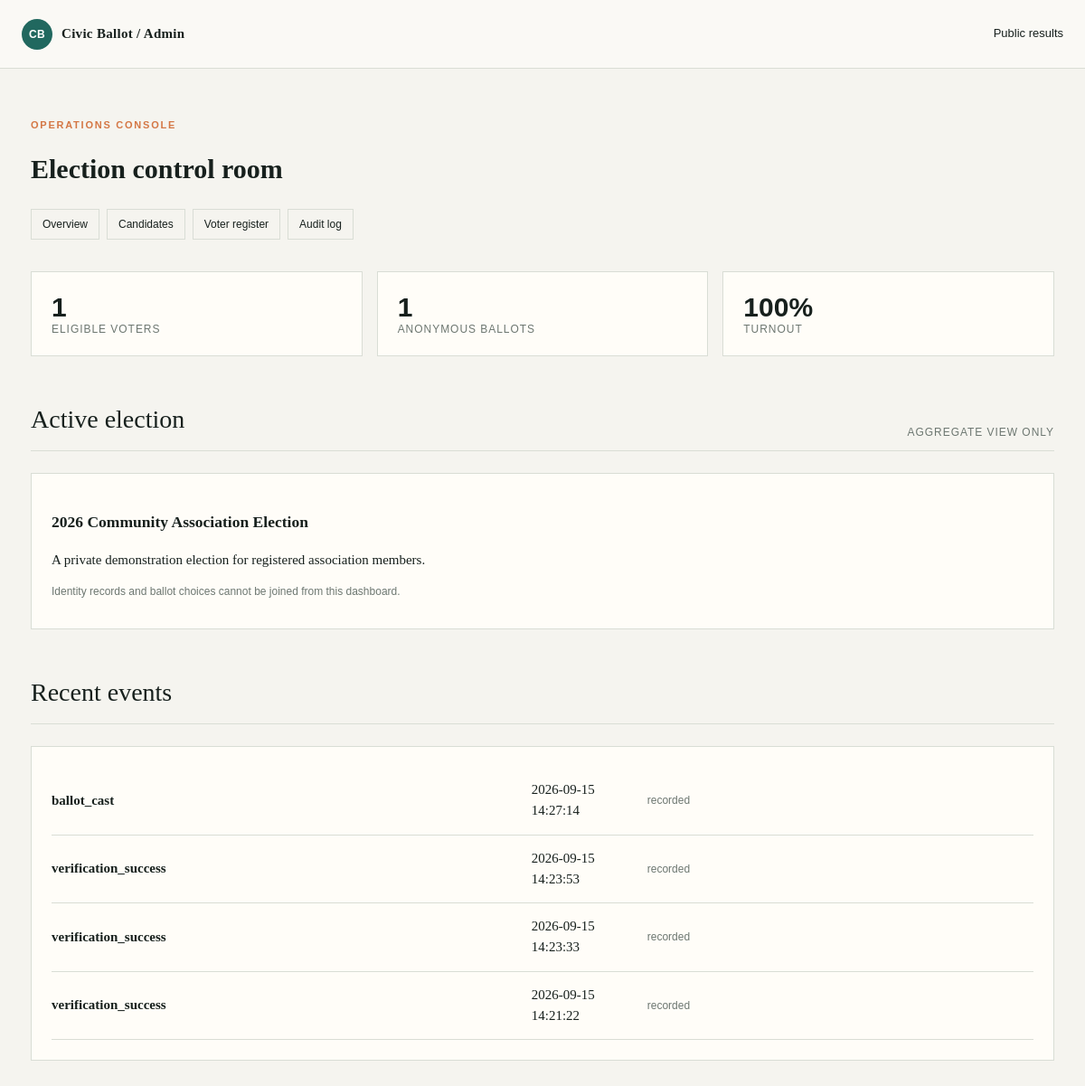
The app's page /admin/index.php with its own data.
### tables this page shows
CREATE TABLE `elections` (
  `id` int(10) UNSIGNED NOT NULL,
  `title` varchar(160) NOT NULL,
  `description` text NOT NULL,
  `opens_at` datetime NOT NULL,
  `closes_at` datetime NOT NULL,
  `status` enum('draft','open','closed') NOT NULL DEFAULT 'draft',
  `results_mode` enum('live','after_close') NOT NULL DEFAULT 'after_close',
  `created_at` timestamp NOT NULL DEFAULT current_timestamp()
);

CREATE TABLE `audit_logs` (
  `id` bigint(20) UNSIGNED NOT NULL,
  `actor_type` enum('voter','admin','system') NOT NULL,
  `actor_reference` varchar(80) DEFAULT NULL,
  `event_type` varchar(80) NOT NULL,
  `metadata` longtext DEFAULT NULL CHECK (json_valid(`metadata`)),
  `ip_hash` char(64) DEFAULT NULL,
  `created_at` timestamp NOT NULL DEFAULT current_timestamp()
);

### config/database.php (called while the page is built, shortened)
<?php
function db(): PDO
{
    static $pdo;
    if ($pdo instanceof PDO) {
        return $pdo;
    }
    $host = getenv('DB_HOST') ?: '127.0.0.1';
    $name = getenv('DB_NAME') ?: 'civic_ballot';
    $user = getenv('DB_USER') ?: 'civic_ballot';
    $pass = getenv('DB_PASS') ?: 'civic_ballot';
    $pdo = new PDO(
        "mysql:host={$host};dbname={$name};charset=utf8mb4",
        $user,
        $pass,
        [
            PDO::ATTR_ERRMODE => PDO::ERRMODE_EXCEPTION,
            PDO::ATTR_DEFAULT_FETCH_MODE => PDO::FETCH_ASSOC,
            PDO::ATTR_EMULATE_PREPARES => false,
        ]
    );
    return $pdo;
}

### config/app.php (called while the page is built, shortened)
<?php
require_once __DIR__ . '/database.php';
function e(string $value): string { return htmlspecialchars($value, ENT_QUOTES, 'UTF-8'); }
function current_election(): array
{
    $stmt = db()->query("SELECT * FROM elections WHERE status = 'open' ORDER BY opens_at DESC LIMIT 1");
    return $stmt->fetch() ?: [];
}

### admin/index.php (the view)
<?php
require_once '../config/app.php'; $pageTitle = 'Admin dashboard'; $pdo = db(); $election = current_election(); $voters = $pdo->query('SELECT COUNT(*) FROM voters')->fetchColumn(); $ballots = $pdo->prepare('SELECT COUNT(*) FROM ballots WHERE election_id = ?'); $ballots->execute([$election['id'] ?? 0]); $ballots = $ballots->fetchColumn(); $events = $pdo->query('SELECT event_type, created_at FROM audit_logs ORDER BY id DESC LIMIT 6')->fetchAll();
?><!doctype html><html lang="en"><head><meta charset="utf-8"><meta name="viewport" content="width=device-width,initial-scale=1"><title><?= e($pageTitle) ?></title><link rel="stylesheet" href="../assets/style.css"></head><body><header class="topbar"><a class="brand" href="../index.php"><span class="brand-mark">CB</span><span>Civic Ballot / Admin</span></a><nav><a href="../results.php">Public results</a></nav></header><main class="shell"><div class="eyebrow">Operations console</div><h1>Election control room</h1><div class="admin-nav"><a href="index.php">Overview</a><a href="candidates.php">Candidates</a><a href="voters.php">Voter register</a><a href="audit-log.php">Audit log</a></div><div class="grid"><div class="panel"><div class="stat"><?= (int) $voters ?></div><div class="label">Eligible voters</div></div><div class="panel"><div class="stat"><?= (int) $ballots ?></div><div class="label">Anonymous ballots</div></div><div class="panel"><div class="stat"><?= $voters ? round($ballots / $voters * 100) : 0 ?>%</div><div class="label">Turnout</div></div></div><section style="margin-top:48px"><div class="section-heading"><h2>Active election</h2><span class="label">Aggregate view only</span></div><div class="panel"><h3><?= e($election['title'] ?? 'No open election') ?></h3><p><?= e($election['description'] ?? '') ?></p><p class="party">Identity records and ballot choices cannot be joined from this dashboard.</p></div></section><section style="margin-top:48px"><div class="section-heading"><h2>Recent events</h2></div><div class="panel"><?php foreach ($events as $event): ?><div class="results-row"><strong><?= e($event['event_type']) ?></strong><span><?= e($event['created_at']) ?></span><span class="party">recorded</span></div><?php endforeach; ?></div></section></main></body></html>

### assets/style.css (style rules this page uses)
:root { --ink:#17201d;--muted:#6d7771;--paper:#f5f4ef;--panel:#fffdf8;--line:#d9ddd5;--teal:#21685f;--orange:#d47745;--cream:#ebe7db }
* { box-sizing:border-box }
body { margin:0;background:var(--paper);color:var(--ink);font:15px/1.55 Georgia,serif }
.topbar { height:76px;padding:0 max(24px,calc((100vw - 1180px)/2));display:flex;align-items:center;justify-content:space-between;border-bottom:1px solid var(--line);background:#faf9f5 }
.brand,nav a { color:inherit;text-decoration:none }
.brand { display:flex;align-items:center;gap:10px;font-weight:bold;letter-spacing:.02em }
.brand-mark { display:grid;place-items:center;width:34px;height:34px;border-radius:50%;background:var(--teal);color:#fff;font:700 12px Arial,sans-serif }
nav { display:flex;gap:24px;font-family:Arial,sans-serif;font-size:13px }
.shell { max-width:1180px;margin:0 auto;padding:56px 24px 76px }
.eyebrow { color:var(--orange);font:700 11px Arial,sans-serif;letter-spacing:.16em;text-transform:uppercase }
.section-heading { display:flex;justify-content:space-between;align-items:end;border-bottom:1px solid var(--line);padding-bottom:13px;margin-bottom:24px }
.section-heading h2 { font-size:28px;font-weight:400;margin:0 }
.grid { display:grid;grid-template-columns:repeat(3,1fr);gap:16px }
.panel,.candidate { background:var(--panel);border:1px solid var(--line);padding:22px }
.stat { font:700 30px Arial,sans-serif }
.label { color:var(--muted);font:12px Arial,sans-serif;text-transform:uppercase;letter-spacing:.08em }
.party { font:12px Arial,sans-serif;color:var(--muted) }
.results-row { display:grid;grid-template-columns:1.2fr 110px 1fr;gap:18px;align-items:center;padding:14px 0;border-bottom:1px solid var(--line) }
.admin-nav { display:flex;gap:8px;flex-wrap:wrap;margin:20px 0 35px }
.admin-nav a { padding:9px 12px;border:1px solid var(--line);text-decoration:none;color:var(--ink);font:12px Arial,sans-serif }

### records on screen
elections: title "2026 Community Association Election", description "A private demonstration election for registered association members."
audit_logs: event_type "ballot_cast", created_at "2026-09-15 14:27:14"
audit_logs: event_type "verification_success", created_at "2026-09-15 14:23:53"
audit_logs: event_type "verification_success", created_at "2026-09-15 14:23:33"
audit_logs: event_type "verification_success", created_at "2026-09-15 14:21:22"

### other values on screen
$voters "1"
$ballots "1"
$ballots / $voters * 100 "100"
